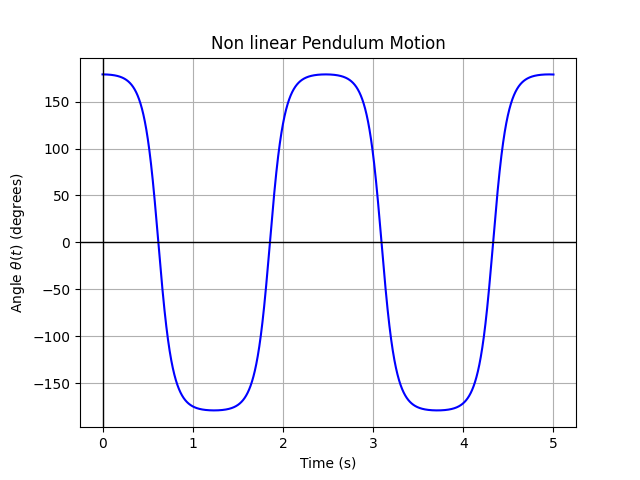

Here is the Python script that generated this plot:
#Question 1 (1)
#RK-4 Implementation in Simple Pendulum Problem with Animation

import numpy as np
import matplotlib.pyplot as plt
from matplotlib.animation import FuncAnimation

g=9.81                  #Acceleration due to gravity (m/s²)
l=0.1                   #Length of the pendulum (m)
theta0=np.radians(179)  #Initial angle (converted to radians) (numpy.sin() expects radians as input)
w0=0                    #Initial angular velocity

t0,tn,h=0,5,0.001  

def f_theta(t,theta,w):
    return w

def f_w(t,theta,w):
    return -(g/l)*np.sin(theta)

def RK4(funcs,t0,u0,tn,h):
    T=np.arange(t0,tn+h,h)
    R=np.zeros((len(T),len(u0)))
    R[0]=u0   
    for i in range(len(T)-1):
        t,u=T[i],R[i]
        k1=h*np.array([f(t,*u) for f in funcs])
        k2=h*np.array([f(t+h/2,*(u+k1/2)) for f in funcs])
        k3=h*np.array([f(t+h/2,*(u+k2/2)) for f in funcs])
        k4=h*np.array([f(t+h,*(u+k3)) for f in funcs])
        R[i+1]=u+(k1+2*k2+2*k3+k4)/6    
    return T,R[:,0],R[:,1]

functions=[f_theta,f_w]
T,Theta,W=RK4(functions,t0,[theta0,w0],tn,h)

plt.figure()
plt.plot(T,np.degrees(Theta),'b-')
plt.xlabel('Time (s)')
plt.ylabel(r'Angle $\theta(t)$ (degrees)')
plt.title('Non linear Pendulum Motion')
plt.axhline(color='black',linewidth=1)
plt.axvline(color='black',linewidth=1)
plt.grid()
plt.savefig('/home/tux_blue/Desktop/GitHub/Computational-Physics-PG/Assignments/Assignment Lab 09/Python Files/Q1_1.png')
plt.show()


x=l*np.sin(Theta)   #Horizontal position of bob
y=-l*np.cos(Theta)  #Vertical position of bob

#Plotting and making animation
plt.xlim(-l-0.02,l+0.02)  
plt.ylim(-l-0.02,l+0.02)   
plt.xlabel("X Position (m)")
plt.ylabel("Y Position (m)")
plt.title("Pendulum Motion Animation")
plt.grid()

#Draw hinge
plt.plot(0,0,'ko',markersize=8)  
plt.axhline(0,color='black',linewidth=1)  
plt.axvline(0,color='black',linewidth=1)  

#Pendulum components
lines,=plt.plot([],[],'go-',lw=2,markersize=10,markerfacecolor='b')  #Plots (x,y) points of bob,'o-' ensures line connecting points with hinge later
trace,=plt.plot([],[],color='blue',linestyle='--',lw=1,alpha=0.5)   #Trace of bob's motion

#Trace storage
trace_x=[]        #Stores x positions of bob
trace_y=[]        #Stores y positions of bob

def next_frame(i):
    x_bob=x[i]  #Get current x position of bob from the list index wise
    y_bob=y[i]  #Get current y position of bob from the list index wise
    
    #Update pendulum rod and bob
    lines.set_data([0,x_bob],[0,y_bob])  #Connect hinge (0,0) to bob's position with line as initialized in intial plot
    
    #Update trace
    trace_x.append(x_bob)                #Append new x position to trace
    trace_y.append(y_bob)                #Append new y position to trace
    trace.set_data(trace_x,trace_y)      #Plots all the previous points and connects them with line
    
    return lines,trace  

#Set the aspect ratio
plt.gca().set_aspect('equal',adjustable='box')

ani=FuncAnimation(plt.gcf(),next_frame,frames=len(T),interval=10,blit=True)  #Create animation for duration of displaying len(T) points. interval is duration between each frame and frames is no of frames. From here we get framerate of the video that is being displayed with the execution of code

#Save animation to file with a certain framerate for the video file. Large dpi gives clearer plot
ani.save('/home/tux_blue/Desktop/GitHub/Computational-Physics-PG/Assignments/Assignment Lab 09/Python Files/Q1_1_Pendulum_Animation.mp4',fps=60,dpi=300)  
plt.show()
